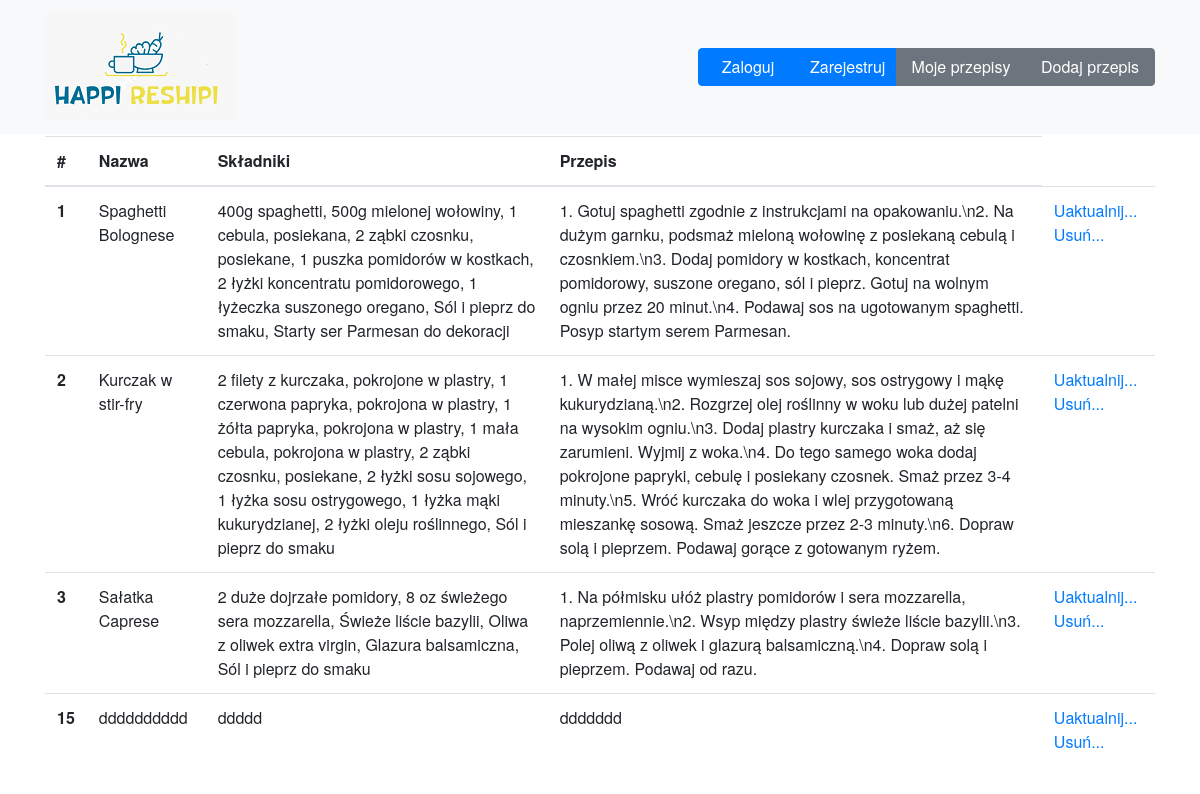
/myRecipes, run on an earlier commit of the app's database.
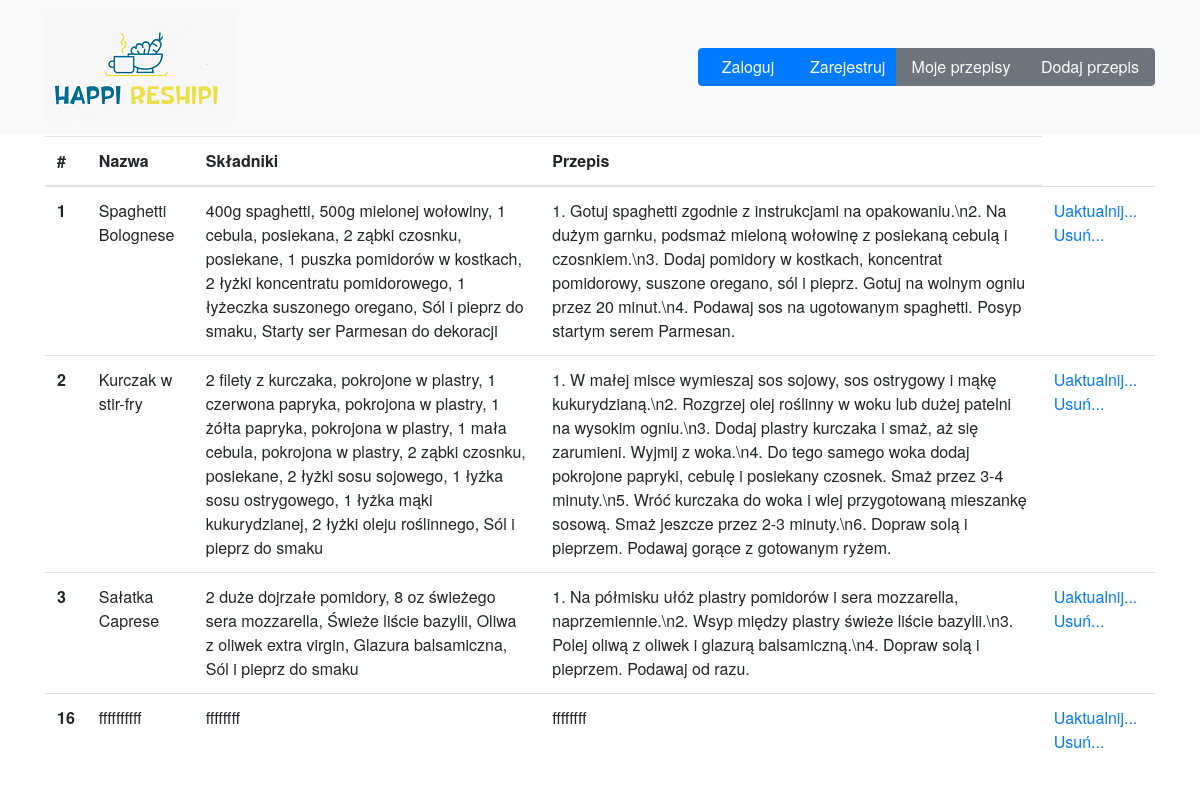
And on a later commit of the database.
### tables this page shows
CREATE TABLE recipes (int integer primary key autoincrement, nazwa varchar(30), skladniki varchar(500), przygotowanie varchar(500), img varchar(100));

### happireshipi_app.py (the view)
@app.route('/myRecipes', methods=['GET'])
def myRecipes():
    db = get_db()
    sql_command = 'select * from recipes'
    cur = db.execute(sql_command)
    recipes = cur.fetchall()
    return render_template('myRecipes.html',recipes = recipes )

### happireshipi_app.py (called while the page is built)
def get_db():
    if not hasattr(g, 'sqlite_db'):
        conn = sqlite3.connect(app_info["db_file"])
        conn.row_factory=sqlite3.Row
        g.sqlite_db = conn
    return g.sqlite_db

### templates/myRecipes.html
{% extends "base.html" %}
{% block content %}
<div class="container">
    <div class="row">
      <div class="col-md-12 col-lg-12 mx-auto">
<table class="table">
    <thead>
      <tr>
        <th scope="col">#</th>
        <th scope="col">Nazwa</th>
        <th scope="col">Składniki</th>
        <th scope="col">Przepis</th>
      </tr>
    </thead>
    <tbody>
        {% for recipe in recipes %}
      <tr>
        <th scope="row">{{recipe.int}}</th>
        <td>{{recipe.nazwa}}</td>
        <td>{{recipe.skladniki}}</td>
        <td>{{recipe.przygotowanie}}</td>
        <td>
            <a href="{{url_for('updateProcess', recipe_id=recipe.int)}}" class="button button-primary " role="button">Uaktualnij...</a>
            <a href="{{url_for('deleteProcess', recipe_id=recipe.int)}}" class="button button-danger " role="button">Usuń...</a>
        </td>
      </tr>
      {% endfor %}
    </tbody>
  </table>
</div>
</div>
</div>
{% endblock %}

What changed in the data, as far as the page shows it:
removed recipes: int "15", nazwa "dddddddddd", skladniki "ddddd", przygotowanie "ddddddd"
added recipes: int "16", nazwa "ffffffffff", skladniki "ffffffff", przygotowanie "ffffffff"
